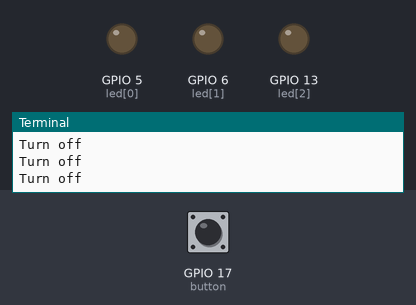
The program below on a simulated Raspberry Pi (BCM pin numbers). Parts: output pins drawn as LEDs (lit = HIGH), the last lines printed to the terminal. The test bench sets the inputs (shaded band); at power-on: GPIO 17 (button) HIGH.

Above: at 1.2 s.
1.3 s: GPIO 17 (button) pulled LOW for 0.15 s
At 1.38 s:
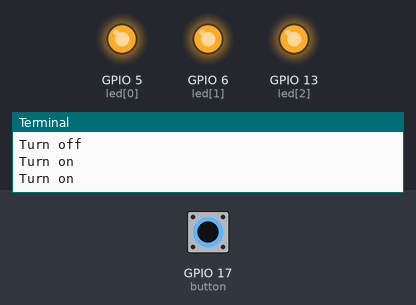
2.9 s: GPIO 17 (button) pulled LOW for 3.2 s
At 6.4 s:
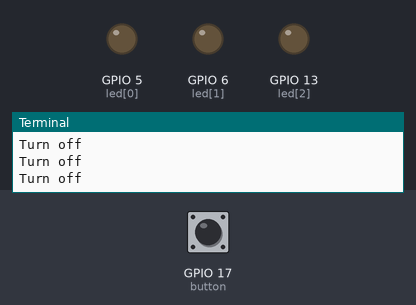
Timing chart, 0 to 7.9 s (numbered marks = the images above; inputs shaded):
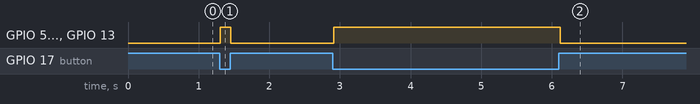

Measured:
- after the input at 1.3 s, GPIO 5 (led[0]), GPIO 6 (led[1]), GPIO 13 (led[2]): LOW → HIGH at once, → LOW 0.15 s later
- after the input at 2.9 s, GPIO 5 (led[0]), GPIO 6 (led[1]), GPIO 13 (led[2]): LOW → HIGH at once, → LOW 3.2 s later

The program:

example1.py
```python
import board
import digitalio
import time

# ——— Setup ———

# Button on D4 with pull-up
button = digitalio.DigitalInOut(board.D17)
button.direction = digitalio.Direction.INPUT
button.pull = digitalio.Pull.UP

# LEDs on D5, D6, D7 as outputs
led_pins = [board.D5, board.D6, board.D13]
leds = []
for pin in led_pins:
  led = digitalio.DigitalInOut(pin)
  led.direction = digitalio.Direction.OUTPUT
  leds.append(led)

# ——— Main Loop ———

while True:
  # button.value == False when pressed (pulled LOW)
  if not button.value:
    print ("Turn on")
    # Turn all LEDs on
    for led in leds:
      led.value = True
  else:
    print ("Turn off")
    # Turn all LEDs off
    for led in leds:
      led.value = False

  # small debounce delay
  time.sleep(0.05)
```
